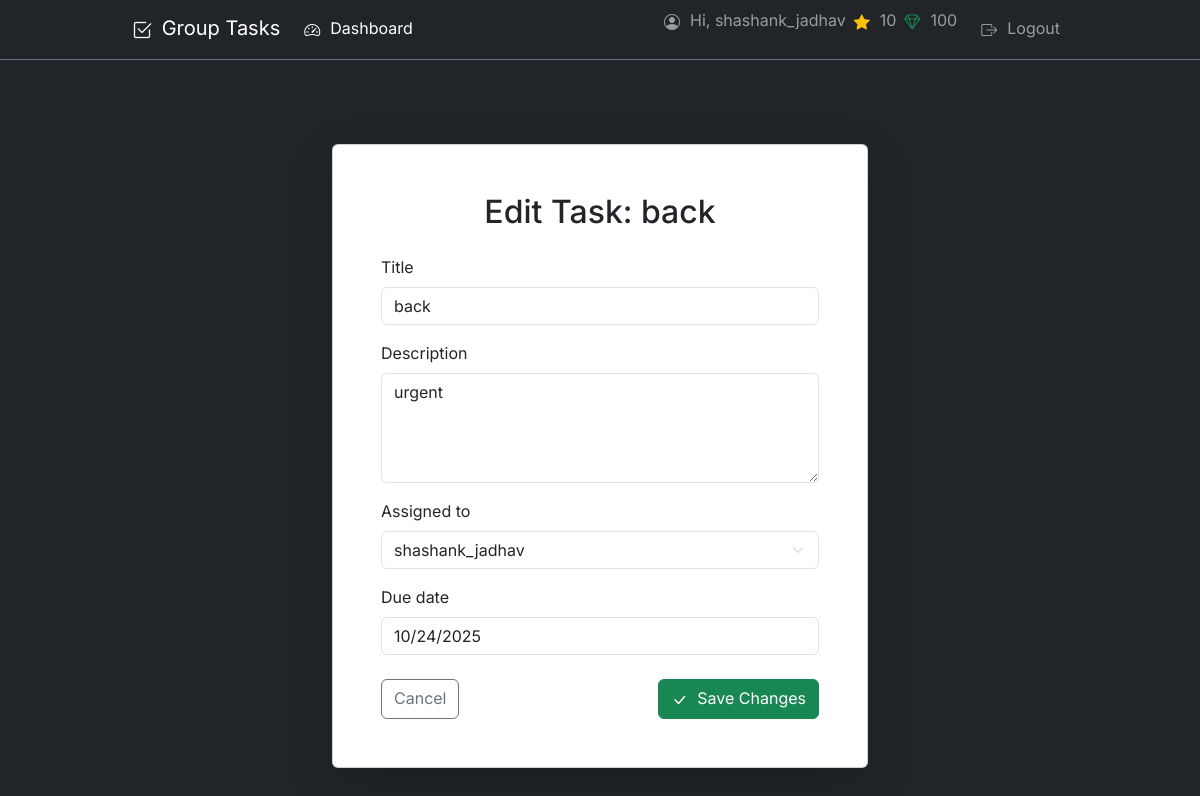
Screenshot of /task/2/update/ (signed in) with the database file from the repository.
### tasks/models.py (models this page shows, shortened)
class Profile(models.Model):
    user = models.OneToOneField(User, on_delete=models.CASCADE)
    coins = models.IntegerField(default=100)
    points = models.IntegerField(default=0)
    current_streak = models.IntegerField(default=0)
    longest_streak = models.IntegerField(default=0)
    last_completion_date = models.DateField(null=True, blank=True)
    badges = models.ManyToManyField(Badge, blank=True)

class Task(models.Model):
    STATUS_OPEN = 'open'
    STATUS_PENDING_REVIEW = 'pending'
    STATUS_NEEDS_REVISION = 'revision'
    STATUS_COMPLETE = 'complete'
    STATUS_CHOICES = [
        (STATUS_OPEN, 'Open'),
        (STATUS_PENDING_REVIEW, 'Pending Review'),
        (STATUS_NEEDS_REVISION, 'Needs Revision'),
        (STATUS_COMPLETE, 'Completed'),
    ]
    group = models.ForeignKey(
        Group,
        related_name='tasks',
        on_delete=models.CASCADE
    )
    title = models.CharField(max_length=200)
    description = models.TextField(blank=True, null=True)
    assigned_to = models.ForeignKey(
        User,
        related_name='assigned_tasks',
        on_delete=models.SET_NULL,
        null=True,
        blank=True
    )
    creator = models.ForeignKey(
        User,
        related_name='created_tasks',
        on_delete=models.CASCADE
    )
    due_date = models.DateField(null=True, blank=True)
    status = models.CharField(
        max_length=10,
        choices=STATUS_CHOICES,
        default=STATUS_OPEN
    )
    requires_proof = models.BooleanField(default=False)
    created_at = models.DateTimeField(auto_now_add=True)
    updated_at = models.DateTimeField(auto_now=True)

### tasks/views.py (the view, shortened to what this page needs)
# urls.py: path('task/<int:pk>/update/', views.TaskUpdateView.as_view(), name='task_update'),
class TaskUpdateView(LoginRequiredMixin, UserPassesTestMixin, UpdateView):
    model = Task
    form_class = TaskForm
    template_name = 'tasks/task_form.html'
    context_object_name = 'task'
    def test_func(self):
        task = self.get_object()
        user_is_member = task.group.members.filter(pk=self.request.user.pk).exists()
        return user_is_member
    def get_form_kwargs(self):
        kwargs = super().get_form_kwargs()
        kwargs['group'] = self.object.group
        return kwargs
    def get_context_data(self, **kwargs):
        context = super().get_context_data(**kwargs)
        context['group'] = self.object.group
        context['is_creating'] = False
        return context

### tasks/templates/tasks/task_form.html (shortened to what this page needs)
{% extends "layout.html" %}
{% block content %}
<div class="row justify-content-center mt-4">
    <div class="col-12 col-md-8 col-lg-7">
        <div class="card shadow-lg" data-bs-theme="light">
            <div class="card-body p-4 p-md-5">
                <h2 class="card-title text-center mb-4 text-dark">
                    {% if is_creating %}
                        Add New Task to "{{ group.name }}"
                    {% else %}
                        Edit Task: {{ form.instance.title }}
                    {% endif %}
                </h2>
                <form method="post">
                    <div class="mb-3">
                        <label for="{{ form.title.id_for_label }}" class="form-label text-dark">{{ form.title.label }}</label>
                        {{ form.title }}
                    </div>
                    <div class="mb-3">
                        <label for="{{ form.description.id_for_label }}" class="form-label text-dark">{{ form.description.label }}</label>
                        {{ form.description }}
                    </div>
                    <div class="mb-3">
                        <label for="{{ form.assigned_to.id_for_label }}" class="form-label text-dark">{{ form.assigned_to.label }}</label>
                        {{ form.assigned_to }}
                    </div>
                    <div class="mb-3">
                        <label for="{{ form.due_date.id_for_label }}" class="form-label text-dark">{{ form.due_date.label }}</label>
                        {{ form.due_date }}
                    </div>
                    <div class="d-grid gap-2 d-md-flex justify-content-between mt-4">
                        <a href="{% url 'tasks:group_detail' group.pk %}" class="btn btn-outline-secondary">
                            Cancel
                        </a>
                        <button class="btn btn-success" type="submit">
                            <i class="bi {% if is_creating %}bi-plus-lg{% else %}bi-check-lg{% endif %}"></i> {% if is_creating %}Add Task{% else %}Save Changes{% endif %}
                        </button>
                    </div>
                </form>
            </div>
        </div>
    </div>
</div>
{% endblock %}

### templates/layout.html (shortened to what this page needs)
{% load static %}
<!DOCTYPE html>
<html lang="en" data-bs-theme="dark">
<head>
    <link href="https://cdn.jsdelivr.net/npm/bootstrap@5.3.2/dist/css/bootstrap.min.css" rel="stylesheet" xintegrity="sha384-T3c6CoIi6uLrA9TneNEoa7RxnatzjcDSCmG1MXxSR1GAsXEV/Dwwykc2MPK8M2HN">
    <link rel="stylesheet" href="https://cdn.jsdelivr.net/npm/bootstrap-icons@1.11.3/font/bootstrap-icons.min.css">
</head>
<body class="bg-dark text-light">
    <nav class="navbar navbar-expand-lg navbar-dark bg-dark border-bottom border-secondary fixed-top mb-4">
        <div class="container-fluid container">
        <a class="navbar-brand" href="{% if user.is_authenticated %}{% url 'tasks:dashboard' %}{% else %}{% url 'login' %}{% endif %}"><i class="bi bi-check2-square"></i> Group Tasks</a>
        <div class="collapse navbar-collapse" id="navbarSupportedContent">
        <ul class="navbar-nav me-auto mb-2 mb-lg-0">
            {% if user.is_authenticated %}
            <li class="nav-item">
            <a class="nav-link active" aria-current="page" href="{% url 'tasks:dashboard' %}"><i class="bi bi-speedometer2"></i> Dashboard</a>
            </li>
            {% endif %}
        </ul>
        <ul class="navbar-nav ms-auto mb-2 mb-lg-0">
            {% if user.is_authenticated %}
                <li class="nav-item">
                    <span class="navbar-text me-2">
                        <i class="bi bi-person-circle"></i> Hi, {{ user.username }}
                    </span>
                </li>
                <li class="nav-item">
                    <span class="navbar-text me-2" title="Points (for leaderboard)">
                        <i class="bi bi-star-fill text-warning"></i> {{ user.profile.points }}
                    </span>
                </li>
                <li class="nav-item">
                    <span class="navbar-text me-3" title="Coins (for pledges)">
                    <i class="bi bi-gem text-success"></i> {{ user.profile.coins }}
                    </span>
                </li>
                <li class="nav-item">
                    <a class="nav-link" href="{% url 'logout' %}"><i class="bi bi-box-arrow-right"></i> Logout</a>
                </li>
            {% endif %}
        </ul>
        </div>
    </div>
    </nav>
    <main class="container mt-5 pt-3">
        {% block content %}{% endblock %}
    </main>
</body>
</html>

### templates/layout.html (style rules this page uses)
body { font-family: 'Inter', sans-serif; padding-top: 56px; }
.container { max-width: 960px; }
.bi { vertical-align: -.125em; margin-right: 0.25rem; }
.btn .bi, .nav-link .bi { margin-right: 0.35rem; }
.navbar-text .bi { margin-right: 0.35rem; }

### rows the page displays
Task: instance "back", title "back", description "urgent", assigned_to "shashank_jadhav", due_date "10/24/2025"

### other values shown
{{ user.username }} "shashank_jadhav"
{{ user.profile.points }} "10"
{{ user.profile.coins }} "100"
